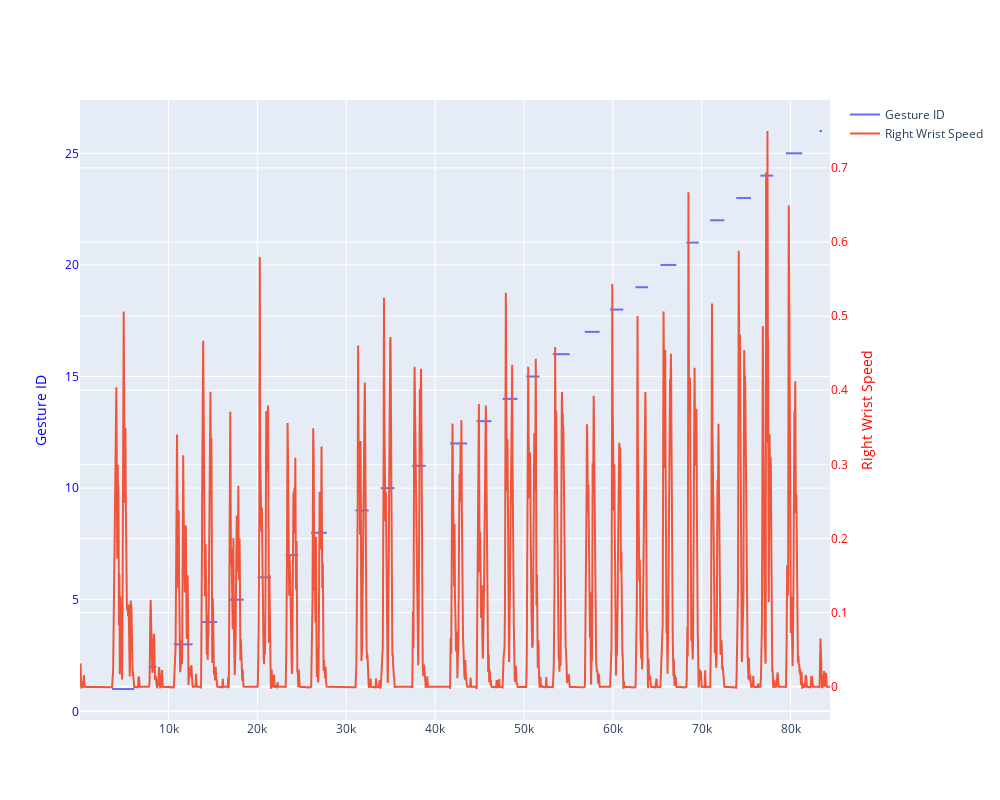

The notebook cell saved with this chart:
### Code cell
fig = go.Figure()

fig.add_trace(go.Scatter(x=df['time_ms'], y=df['gesture_id'], name='Gesture ID'))
fig.add_trace(go.Scatter(x=df['time_ms'], y=df['right_wrist_speed'], name='Right Wrist Speed', yaxis='y2'))

fig.update_layout(
       yaxis=dict(
              title='Gesture ID',
              titlefont=dict(color='blue'),
              tickfont=dict(color='blue')
       ),
       yaxis2=dict(
              title='Right Wrist Speed',
              titlefont=dict(color='red'),
              tickfont=dict(color='red'),
              overlaying='y',
              side='right'
       ),
       width=1000,
       height=800
)

fig.show()

### Figure 1 — Plotly figure (JSON) as saved in the notebook; plotly's stock layout.template omitted (floating-point values rounded to 4 significant figures; data arrays with more than 128 entries replaced by an {"elided": "..."} marker saying what was removed)
{"data": [{"name": "Gesture ID", "type": "scatter", "x": {"elided": "8441 int values"}, "y": {"elided": "8441 int values"}}, {"name": "Right Wrist Speed", "type": "scatter", "x": {"elided": "8441 int values"}, "y": {"elided": "8441 float values"}, "yaxis": "y2"}], "layout": {"height": 800, "width": 1000, "yaxis": {"tickfont": {"color": "blue"}, "title": {"font": {"color": "blue"}, "text": "Gesture ID"}}, "yaxis2": {"overlaying": "y", "side": "right", "tickfont": {"color": "red"}, "title": {"font": {"color": "red"}, "text": "Right Wrist Speed"}}}}
